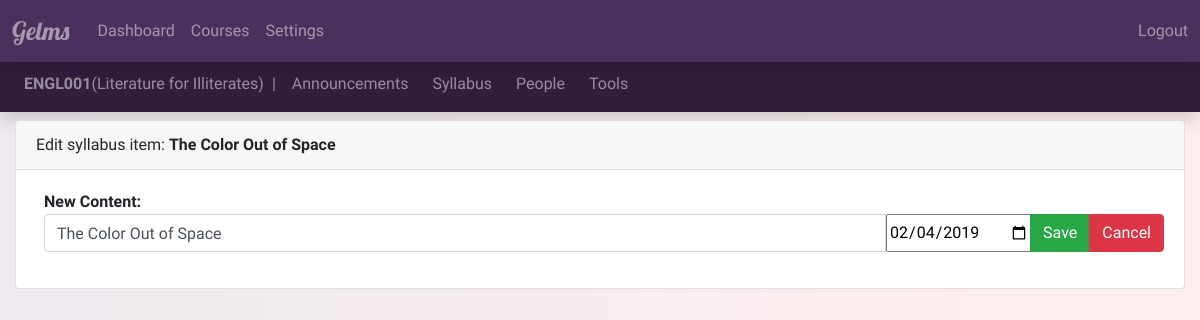
Screenshot of /ENGL001/syllabus/11/syllabus_edit (signed in) with the database file from the repository.
### courses/models.py (models this page shows, shortened)
class Course(models.Model):
    name = models.CharField(max_length=7, unique=True, help_text='e.g. ENPM613')
    title = models.CharField(max_length=200, help_text='e.g. Software Design and Implementation')
    DOMAIN_CHOICES = (
        ('Art', 'Art'),
        ('Computer Science', 'Computer Science'),
        ('Engineering', 'Engineering'),
        ('History', 'History'),
        ('Literature', 'Literature'),
        ('Math', 'Math'),
        ('Music', 'Music'),
        ('Physics', 'Physics'),
        ('Political Science', 'Political Science'),
        )
    domain = models.CharField(max_length=30, choices=DOMAIN_CHOICES, default='Art')
    students = models.ManyToManyField(CustomUser, related_name='course_students', limit_choices_to={'status': 'Student'}, blank=True)
    graders = models.ManyToManyField(CustomUser, related_name='course_graders', limit_choices_to={'status': 'Grader'}, blank=True)
    teachers = models.ManyToManyField(CustomUser, related_name='course_teachers', limit_choices_to={'status': 'Teacher'}, blank=True)

### syllabus/models.py (models this page shows, shortened)
class Syllabus(models.Model):
    content = models.CharField(max_length=500)
    course = models.ForeignKey(Course, related_name='course_syllabus', blank=True, on_delete=models.CASCADE)
    due_date = models.DateField(blank=True,null=True)

### syllabus/views.py (the view)
# urls.py: path('<course_name>/syllabus/<syllabus_id>/syllabus_edit',SyllabusView.syllabus_edit,name="syllabus_edit"),
    @csrf_exempt
    def syllabus_edit(request,course_name,syllabus_id):
        course = get_object_or_404(Course, name=course_name)
        syllabus = get_object_or_404(Syllabus, id = syllabus_id)
        if request.method == "POST":
            form = SyllabusForm(request.POST, instance = syllabus)
            if form.is_valid():
                syllabus = form.save(commit=False)
                syllabus.save()
                return redirect("syllabus",course_name)
        else:
            form = SyllabusForm(initial={'content':syllabus.content, 'due_date':syllabus.due_date})
        form.fields['content'].widget.attrs = {'class':'form-control'}
        def teacher_is_registered(course=course):
            if course.teachers.filter(uid=request.user.custom_user.uid):
                return True
            return False
        return render(request, 'syllabus_edit.html',{'course':course,'syllabus':syllabus,'form':form,'teacher_is_registered':teacher_is_registered})

### syllabus/forms.py
class SyllabusForm(forms.ModelForm):
    class Meta:
        model = Syllabus
        fields = ['content','due_date',]
        widgets = {'due_date': DateInput()}

### templates/syllabus_edit.html (shortened to what this page needs)
{% extends 'base_course.html' %}
{% block content_course %}
<div class="card">
  <div class="card-header">
    Edit syllabus item: <strong>{{syllabus.content}}</strong>
  </div>
  <div class="card-body">
    <form class="ml-2" method="POST">
      <strong>New Content:</strong>
        <div class="input-group">
        {{form.content}}
        {{form.due_date}}
        <div class="input-group-append">
          <button class="btn btn-success" type="submit">Save</button>
          <a class="btn btn-danger" href="{% url 'syllabus' course.name %}">Cancel</a>
        </div>
      </div>
    </form>
  </div>
</div>
{% endblock %}

### templates/base_course.html (shortened to what this page needs)
{% extends 'base_dash.html' %}
{% block content_dash %}
  <div class="mb-2" style="margin-top:56px">
    <nav class="navbar bg-purple-dark navbar-expand-sm navbar-dark shadow">
    <span class="navbar-text ml-2">
    <strong class=>{{course.name}}</strong>({{course.title}})<text class="ml-2">|</text>
     </span>
    <div class="collapse navbar-collapse" id="collapse_target_course">
      <ul class="navbar-nav">
        <li class="nav-item ml-2">
          <a class="nav-link" href="{% url 'announcements' course.name %}">Announcements</a>
        </li>
        <li class="nav-item ml-2">
          <a class="nav-link" href="{% url 'syllabus' course.name %}">Syllabus</a>
        </li>
        <li class="nav-item ml-2">
          <a class="nav-link" href="{% url 'people' course.name %}">People</a>
        </li>
        <li class="nav-item ml-2">
          <a class="nav-link" href="{% url 'tools' course.name %}">Tools</a>
        </li>
      </ul>
      </div>
    </nav>
  </div>
  <div class="container-fluid">
    {% block content_course %}
    {% endblock %}
  </div>
{% endblock %}

### static/styles.css (style rules this page uses)
.base_body_style { background: #FFEEEE; background: -webkit-linear-gradient(to right, rgb(237, 233, 238), #FFEEEE); background: linear-gradient(to right, rgb(237, 233, 238), #FFEEEE); background-size: cover; padding-bottom:20px; font-family: 'Niramit', sans-serif; }
.bg-purple-dark { background-color: rgb(50, 29, 63); }
.navbar .navbar-nav a { transition: color 0.5s ease; }

### rows the page displays
Course: name "ENGL001", title "Literature for Illiterates"
Syllabus: content "The Color Out of Space", due_date "02/04/2019"
